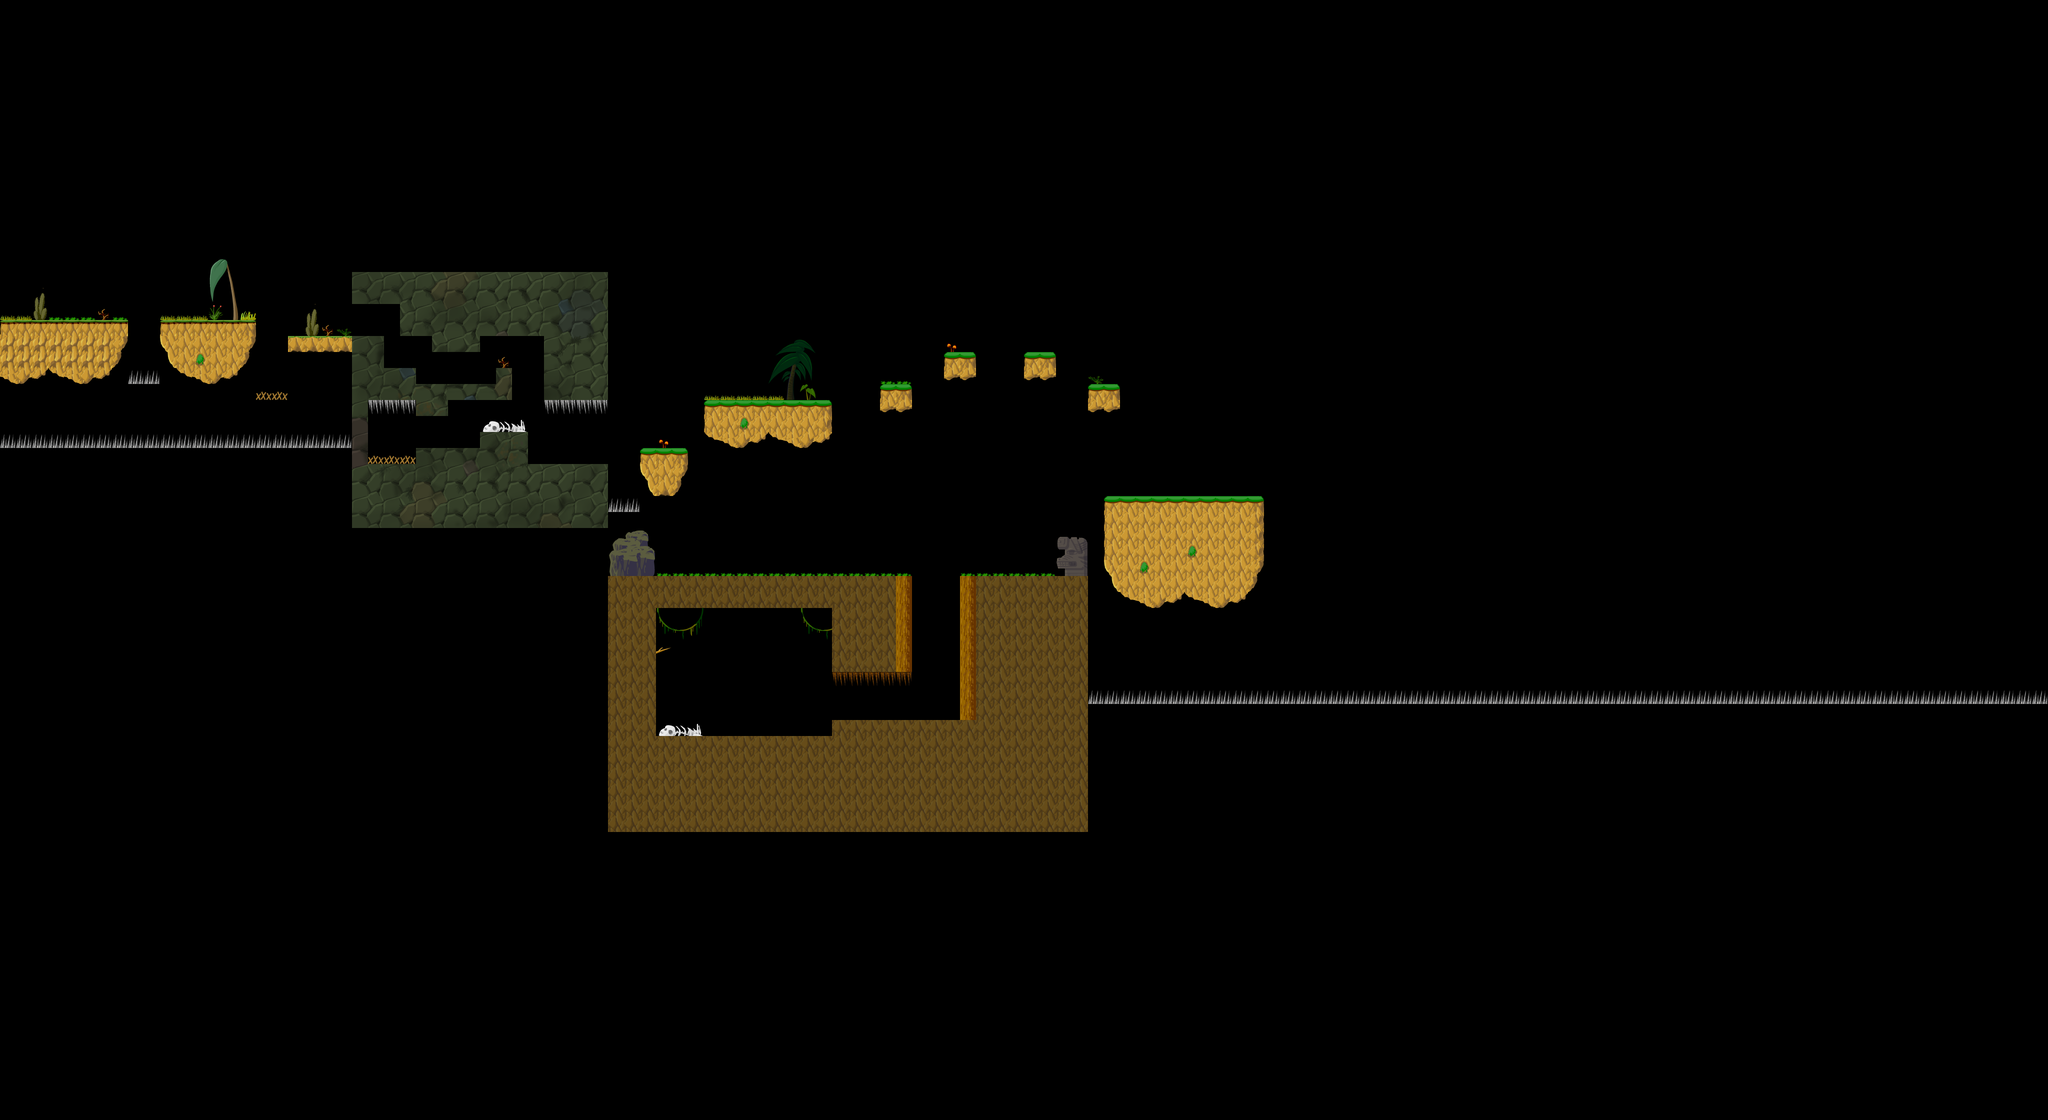

Tiled map render using the project's own tile images. Description and the map definition, with tile-layer contents summarised, below:
An orthogonal 128x70 tile map with 32x32 px tiles, 1 tile layer (Tile Layer 1), 4 tilesets and 65 objects.

<map version="1.0" orientation="orthogonal" width="128" height="70" tilewidth="32" tileheight="32">
 <tileset firstgid="1" name="island" tilewidth="32" tileheight="32">
  <image source="island.png" width="512" height="256" />
 </tileset>
 <tileset firstgid="129" name="grass" tilewidth="32" tileheight="32">
  <image source="grass.png" width="512" height="256" />
 </tileset>
 <tileset firstgid="257" name="Dirt Block" tilewidth="32" tileheight="32">
  <image source="Dirt Block.png" width="101" height="171" />
 </tileset>
 <tileset firstgid="272" name="background_underground" tilewidth="32" tileheight="32">
  <image source="background_underground.png" width="512" height="512" />
 </tileset>
 <layer name="Tile Layer 1" width="128" height="70">
  <data>[8960 cells, 902 non-empty, 265 distinct tile ids]</data>
 </layer>
 <objectgroup name="wall" width="128" height="70">
  <object x="6" y="647" width="242" height="27" />
  <object x="330" y="648" width="170" height="27" />
  <object x="585" y="678" width="173" height="22" />
  <object x="516" y="788" width="58" height="12" />
  <object x="259" y="749" width="59" height="19" />
  <object x="765" y="742" width="63" height="20" />
  <object x="836" y="772" width="152" height="19" />
  <object x="996" y="744" width="25" height="31" />
  <object x="1198" y="584" width="8" height="198" />
  <object x="969" y="872" width="70" height="15" />
  <object x="834" y="899" width="127" height="16" />
  <object x="738" y="917" width="98" height="15" />
  <object x="719" y="800" width="12" height="133" />
  <object x="307" y="748" width="1" />
  <object x="332" y="679" width="21" height="87" />
  <object x="220" y="695" width="23" height="69" />
  <object x="711" y="549" width="499" height="6" />
  <object x="967" y="636" width="105" height="29" />
  <object x="865" y="660" width="92" height="29" />
  <object x="813" y="593" width="31" height="56" />
  <object x="21" y="884" width="680" height="10" />
  <object x="1057" y="933" width="149" height="17" />
  <object x="1293" y="903" width="68" height="21" />
  <object x="1423" y="807" width="231" height="19" />
  <object x="2224" y="997" width="288" height="23" />
  <object x="2187" y="775" width="44" height="25" />
  <object x="1771" y="776" width="44" height="23" />
  <object x="1899" y="711" width="41" height="29" />
  <object x="2060" y="709" width="41" height="35" />
  <object x="1221" y="1157" width="593" height="21" />
  <object x="1931" y="1156" width="193" height="21" />
  <object x="2119" y="1080" width="29" height="72" />
  <object x="1799" y="1164" width="13" height="177" />
  <object x="1929" y="1164" width="19" height="279" />
  <object x="1673" y="1447" width="263" height="24" />
  <object x="1311" y="1479" width="345" height="27" />
  <object x="1283" y="1204" width="21" height="292" />
  <object x="1672" y="1317" width="116" height="11" />
  <object x="1042" y="1538" height="8" />
  <object x="1196" y="958" width="24" height="194" />
  <object x="2182" y="1408" width="1898" height="18" />
  <object x="3984" y="1120" width="48" height="336" />
  <object x="2156" y="1158" width="14" height="282" />
  <object x="1100" y="690" width="68" height="96" />
  <object x="8" y="214" width="4" height="686" />
 </objectgroup>
 <objectgroup name="enemies" width="128" height="70">
  <object x="234" y="602" />
  <object x="364" y="590" />
  <object x="634" y="616" />
  <object x="802" y="478" />
  <object x="1150" y="472" />
  <object x="904" y="726" />
  <object x="792" y="848" />
  <object x="1144" y="870" />
  <object x="972" y="826" />
  <object x="1444" y="1102" />
  <object x="1330" y="812" />
  <object x="1526" y="704" />
  <object x="1788" y="692" />
  <object x="1912" y="644" />
  <object x="2070" y="656" />
  <object x="1994" y="1006" />
  <object x="1482" y="1354" />
  <object x="1750" y="1386" />
  <object x="2372" y="932" />
  <object x="670" y="832" />
 </objectgroup>
</map>
